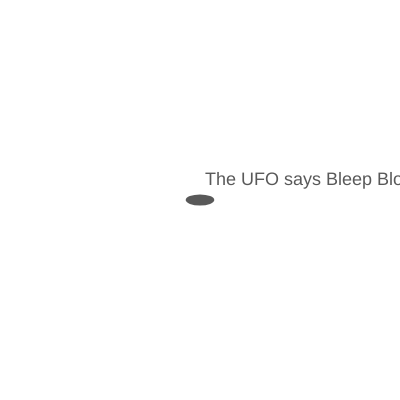
Frame 1 (no input)
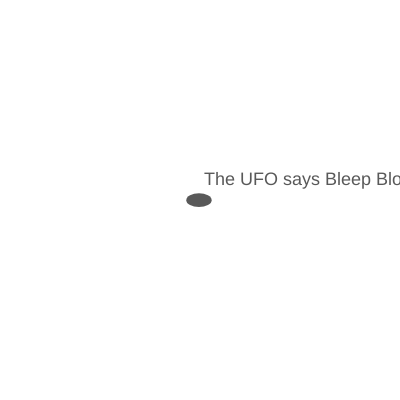
Frame 60 (no input)
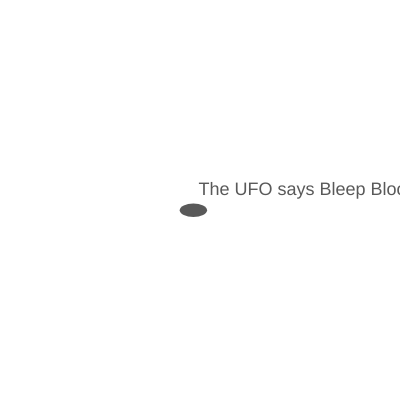
Frame 120 (the mouse pressed at the canvas centre since frame 60)

The p5.js sketch that drew these frames (run headless with seeded random() and noise() and a simulated clock; from frame 60 on, the mouse is pressed at the canvas centre):

// p5.js sketch
// ── sketch.js

// Example 2.4.4
// Simple OOP1 example with a UFO

// create an object var
let myUfo1;

function setup() {
  createCanvas(400,400);
  textSize(18);

  let col = color(20,180);
    // Parameters go inside the parens when the object is constructed.
  myUfo1 = new UFO(col,width/2,height/2,"Bleep Bloop");
}

function draw() {
  background(255);
  myUfo1.drift();
}

// The class defination is the template in which we can make different
// copies or many objects.
class UFO {
  // class variables that are unique to each instance of a class.
   c;
   xpos;
   ypos;
   orifice;

  // The Constructor is like setup and helps defines the details of the object
  constructor( tempC,  tempXpos,  tempYpos,  oa) {
    // tempC, tempXpos, etc. are the argument vars that pass data to the class vars
    this.c = tempC;
    this.xpos = tempXpos;
    this.ypos = tempYpos;
    this.orifice =  "The UFO says " + oa;

  }

  // functions inside of Classes are called methods
  // This one is designed to go in the draw loop and called repeatly
   drift() {
    
    noStroke();
    fill(this.c);
    ellipse(this.xpos,this.ypos,random(15,20) +10,random(10,15));
    ellipse(this.pos,this.ypos+6,random(4,8) +10,random(2,4));
    text( this.orifice,this.xpos+5,this.ypos -15);
    this.xpos += random(-1,1);
    this.ypos += random(-1,1);
  }

}
